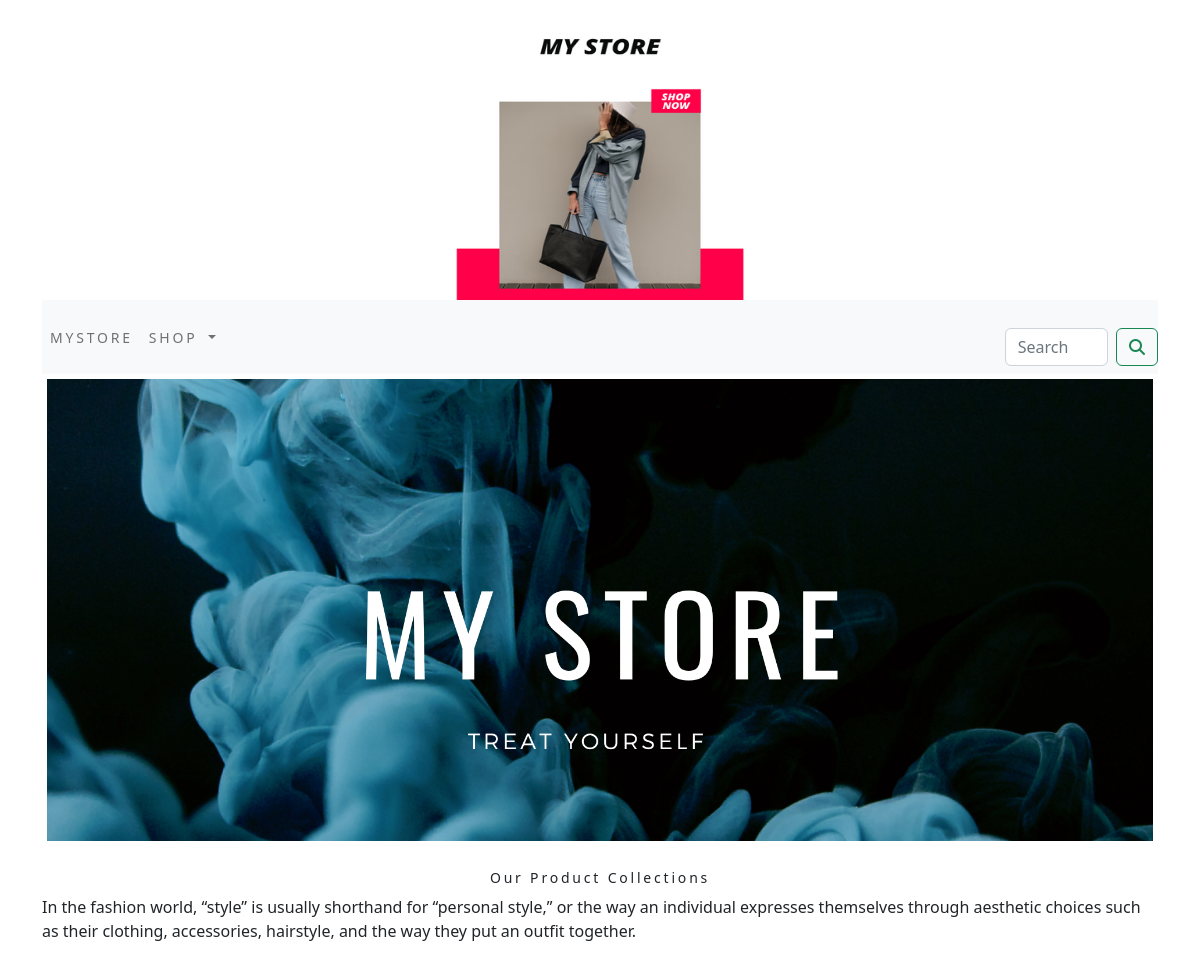
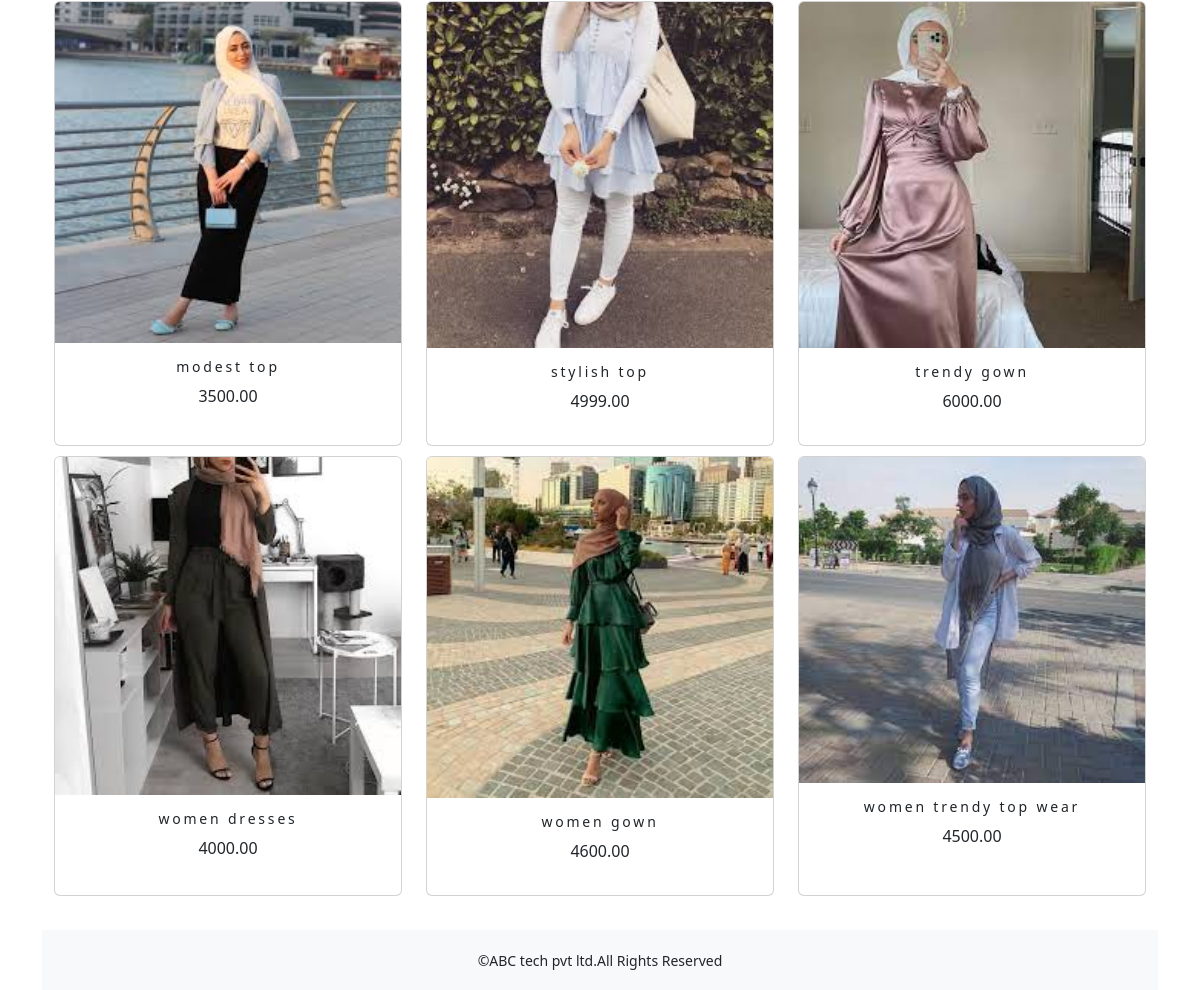
The app's page /shop/ with its own data (2 pictures, top to bottom).
### ecommerceapp/models.py (models this page shows, shortened)
class Product(models.Model):
    name=models.CharField(max_length=250,unique=True)
    slug=models.SlugField(max_length=250,unique=True)
    description=models.TextField(blank=True)
    price=models.DecimalField(max_digits=10,decimal_places=2)
    category=models.ForeignKey(Category,on_delete=models.CASCADE)
    image=models.ImageField(upload_to='product',blank=True)
    stock=models.IntegerField()
    available=models.BooleanField(default=True)
    created=models.DateTimeField(auto_now_add=True)
    updated=models.DateTimeField(auto_now=True)
    def get_url(self):
        return reverse('ecommerceapp:prodCatdetail',args=[self.category.slug,self.slug])
    class Meta:
        ordering=('name',)
        verbose_name='product'
        verbose_name_plural='products'

### ecommerceapp/views.py (the view)
# urls.py: path('',views.allProdCat, name='allProdCat'),
def allProdCat(request,c_slug=None):
    c_page=None
    products_list=None
    if c_slug!=None:
        c_page=get_object_or_404(Category,slug=c_slug)
        products_list=Product.objects.all().filter(category=c_page,available=True)
    else:
        products_list=Product.objects.all().filter(available=True)
    paginator=Paginator(products_list,6)
    try:
        page=int(request.GET.get('page','1'))
    except:
        page=1
    try:
        products=paginator.page(page)
    except (EmptyPage,InvalidPage):
        products=paginator.page(paginator.num_pages)
    return render(request,"category.html",{'category':c_page,'products':products})

### cart_app/context_processors.py (called while the page is built)
def counter(request):
    item_count=0
    if 'admin' in request.path:
        return {}
    else:
        try:
            cart=Cart.objects.filter(cart_id=_cart_id(request))
            cart_items=CartItem.objects.all().filter(cart=cart[:1])
            for cart_item in cart_items:
                item_count += cart_item.quantity
        except Cart.DoesNotExist:
            item_count =0
    return dict(item_count=item_count)

### cart_app/views.py (called while the page is built)
def _cart_id(request):
    cart=request.session.session_key
    if not cart:
        cart=request.session.create()
    return cart

### ecommerceapp/context_processors.py (called while the page is built)
def menu_links(request):
    links=Category.objects.all()
    return dict(links=links)

### ecommerceapp/models.py (called while the page is built)
    def get_url(self):
        return reverse('ecommerceapp:products_by_category',args=[self.slug])

### templates/category.html (shortened to what this page needs)
{% extends 'base.html' %}
{% load static %}
{% block content %}
<div class="mx_auto">
     {% if category %}
         <img class="my_image" src="{{category.image.url}}" style="width:300px;height:300px;" alt="{{category.name}}">
</div>
    <br>
<div>
         <h1 class="text-center my_title">{{category.name}}</h1>
         <p class="text-justify">{{category.description}}</p>
</div>
     {% else %}
<div>
      <img class="my_image my_image_padding" src="{% static 'img/banner.png' %}"  style="width:100%; height:100%;" alt="Our Products">
</div>
<br>
<div>
       <h1 class="text-center my_title">Our Product Collections</h1>
        <p class="text-justify">In the fashion world, “style” is usually shorthand for “personal style,” or the way an individual expresses themselves through aesthetic choices such as their clothing, accessories, hairstyle, and the way they put an outfit together.</p>
</div>
      {% endif %}
<div class="container">
    <div class="row mx_auto">
        {% for product in products.object_list %}
        <div class="my_bottom_margin col-9 col-sm-12  col-md-4 xol-lg-4 ">
            <div class="card text-center" style="min-width:18rem; width:100%; height:100%;">
                <a href="{{product.get_url}}"><img class="card-img-top my_image" src="{{product.image.url}}" alt="{{product.name}}"></a>
                <div class="card-body"  >
                    <h4>{{product.name}}</h4>
                    <p>{{product.price}}</p>
                </div>
            </div>
        </div>
        {% endfor %}
    </div>
    <br>
</div>
{% endblock %}

### templates/base.html (shortened to what this page needs)
{% load static %}
<!DOCTYPE html>
<html lang="en">
<head>
    <link rel="stylesheet" href="{% static 'css/custom.css' %}">
    <link href="https://cdn.jsdelivr.net/npm/bootstrap@5.2.3/dist/css/bootstrap.min.css" rel="stylesheet">
</head>
<body>
<div class="container">
{% include 'header.html' %}
{% include 'nav.html' %}
{% block content %}
{% endblock %}
</div>
{% include 'footer.html' %}
</body>
</html>

### templates/header.html
{% load static %}
<header>
  <center>
   <a href="{% url 'ecommerceapp:allProdCat' %}"></a> <img src="{% static 'img/logo.png' %}" alt="logimage" width="300px;" height="300;" >
  </center>
</header>

### templates/nav.html (shortened to what this page needs)
<nav class="navbar navbar-expand-lg navbar-light bg-light">
  <div class="collapse navbar-collapse" id="navbarSupportedContent">
    <ul class="navbar-nav mr-auto">
      <li class="nav-item active">
        <a class="nav-link" href="#">mystore</a>
      </li>
      <li class="nav-item dropdown {% if 'ecommerce'  in request.path%} active {% endif %}">
        <a class="nav-link dropdown-toggle" href="#" id="navbarDropdown" role="button" data-toggle="dropdown" aria-haspopup="true" aria-expanded="false">
          shop
        </a>
      </li>
    </ul>
    <form class="d-flex my_search" action="{% url 'search_app:searchResult' %}" method="get">
      <input class="form-control me-2" type="search" placeholder="Search" name="q" aria-label="Search">
      <button class="btn btn-outline-success" type="submit"><i class="fa fa-search"></i></button>
    </form>
  </div>
</nav>

### templates/footer.html
<div class="footer navbar-fixed-bottom my_footer">
  <p class="text-center">&copy;ABC tech pvt ltd.All Rights Reserved</p>
</div>

### static/css/custom.css (style rules this page uses)
body { font-family: 'Roboto', sans-serif; }
.nav-item { letter-spacing : .2em; font-size :14px; text-transform :uppercase; }
.my_footer { background-color:#f8f9fa; height:60px; }
.my_footer p { padding-top:20px; font-size:14px; }
.my_image { width:100%; height:auto; }
.my_title { font-size:14px; text_transform:uppercase; letter-spacing : .2em; }
.my_image_padding { padding:5px; }
.my_bottom_margin { margin-bottom:10px; }
.card-body h4 { font-size:14px; text_transform:uppercase; letter-spacing :.2em; }
.my_search { padding-left:70%; padding-top:20px; }

### records on screen
Product: image (picture), name "modest top", price "3500.00"
Product: image (picture), name "stylish top", price "4999.00"
Product: image (picture), name "trendy gown", price "6000.00"
Product: image (picture), name "women dresses", price "4000.00"
Product: image (picture), name "women gown", price "4600.00"
Product: image (picture), name "women trendy top wear", price "4500.00"
